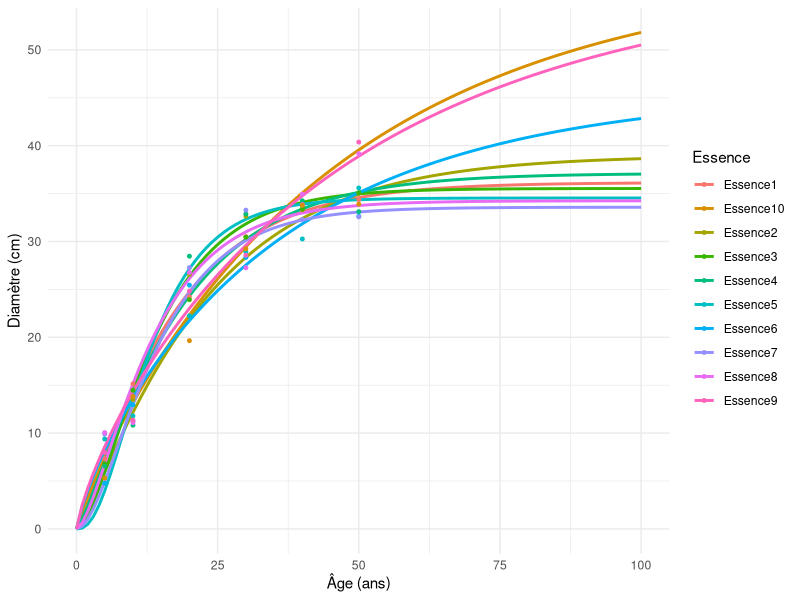
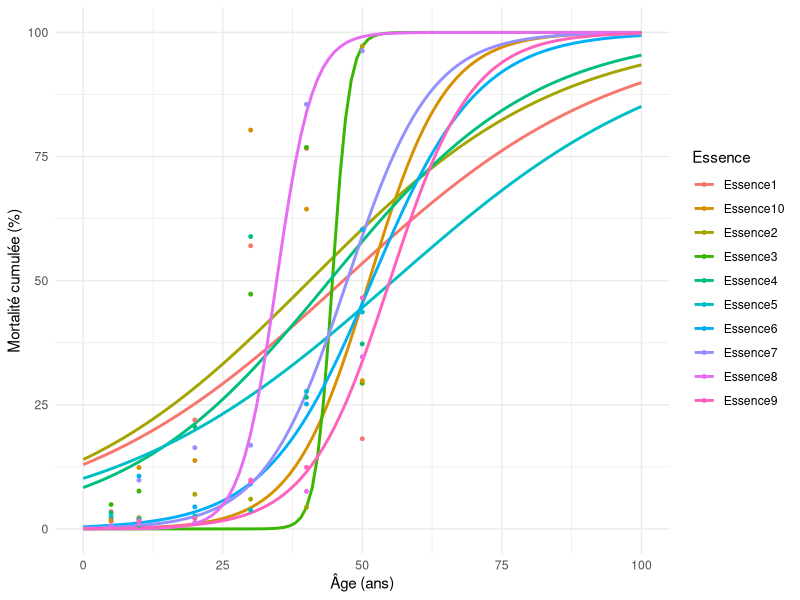
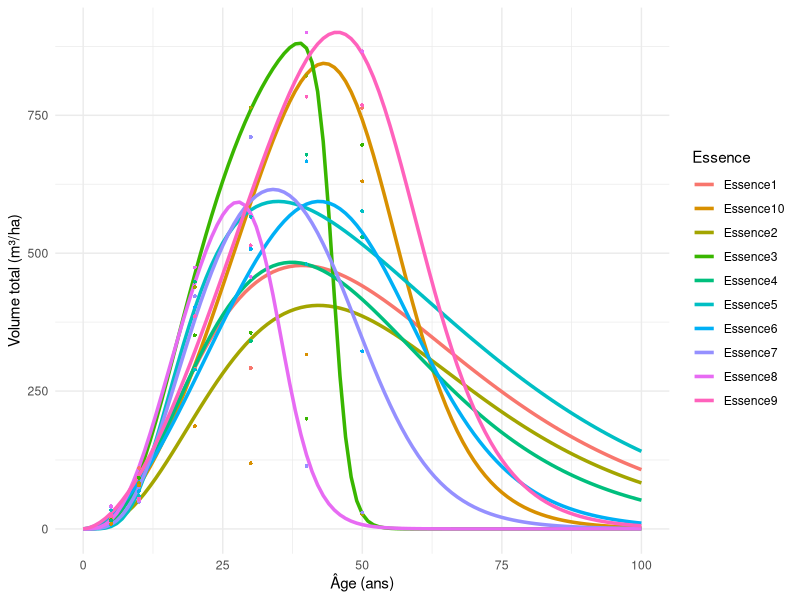

These figures' R source, in order:
## ---- chunk 1
#| label: DoNotModify
#| include: false
### Utilities. Do not modify.
# Installation of packpred if necessary
install_packpred <- function(packpred) {
  install_package <- function(package) {
    if (!package %in% installed.packages()[, 1]) {
      install.packages(package, repos = "https://cran.rstudio.com/")
    }
  }
  invisible(sapply(packpred, install_package))
}

# Basic packpred
install_packpred(c("bookdown", "formatR", "kableExtra", "ragg"))

# Chunk font size hook: allows size='small' or any valid Latex font size in chunk options
def.chunk.hook  <- knitr::knit_hooks$get("chunk")
knitr::knit_hooks$set(chunk = function(x, options) {
  x <- def.chunk.hook(x, options)
  ifelse(
    options$size != "normalsize", 
    paste0("\n \\", options$size,"\n\n", x, "\n\n \\normalsize"), 
    x
  )
})
## ---- chunk 2
#| label: Options
#| include: false
### Customized options for this document
# Add necessary packpred here
packpred <- c("tidyverse")
# Install them
install_packpred(packpred)

# knitr options
knitr::opts_chunk$set(
  cache =   FALSE,    # Cache chunk results
  include = TRUE,     # Show/Hide chunks
  echo =    TRUE,     # Show/Hide code
  warning = FALSE,    # Show/Hide warnings
  message = FALSE,    # Show/Hide messpred
  # Figure alignment and size
  fig.align = 'center', out.width = '80%',
  # Graphic devices (ragg_png is better than standard png)
  dev = c("ragg_png", "pdf"),
  # Code chunk format
  tidy = TRUE, tidy.opts = list(blank = FALSE, width.cutoff = 50),
  size = "scriptsize", knitr.graphics.auto_pdf = TRUE
  )
options(width = 50)

# ggplot style
library("tidyverse")
theme_set(theme_bw())
theme_update(
  panel.background = element_rect(fill = "transparent", colour = NA),
  plot.background = element_rect(fill = "transparent", colour = NA)
)
knitr::opts_chunk$set(dev.args = list(bg = "transparent"))

# Random seed
set.seed(973)
## ---- chunk 3
#| echo: false

# ---- Initialisation du Programme ----

library(tidyverse)
library(ggplot2)

set.seed(123)

# ---- Paramètres sylvicoles ----
densite_init <- 800
f <- 0.45
essences <- paste0("Essence", 1:10)
ages_obs <- c(5,10,20,30,40,50)
ages_pred <- 0:100

## ---- chunk 4
#| label: fig-diam
#| fig-cap: Modèles de croissance en diamètre avec données fictives (10 essences)
#| echo: false

# ---- Données fictives : diamètre ----
Obs_diam <- expand_grid(age = ages_obs, essence = essences) %>%
  mutate(
    A = runif(n(), 35, 42),
    k = runif(n(), 0.05, 0.07),
    m = runif(n(), 1.2, 1.4),
    diam = A * (1 - exp(-k * age))^m + rnorm(n(), 0, 0.8)
  )

# Modèles Chapman-Richards par essence
mods_diam <- Obs_diam %>%
  group_by(essence) %>%
  group_map(~ tryCatch(
    nls(diam ~ A*(1 - exp(-k*age))^m, data = .x, start = list(A=40,k=0.06,m=1.3)),
    error = function(e) NULL
  ))
names(mods_diam) <- essences

# Prédictions diamètre
pred_diam <- expand_grid(age = ages_pred, essence = essences) %>%
  group_by(essence) %>%
  mutate(diam = if (!is.null(mods_diam[[unique(essence)]]))
           predict(mods_diam[[unique(essence)]], newdata = data.frame(age=age))
         else NA)

# ---- Graphique : diamètre ----
ggplot() +
  geom_line(data = pred_diam, aes(x = age, y = diam, color = essence), linewidth = 1) +
  geom_point(data = Obs_diam, aes(x = age, y = diam, color = essence), size = 1) +
  theme_minimal() +
  labs(x = "Âge (ans)", y = "Diamètre (cm)", color = "Essence") +
  theme(plot.title = element_text(face = "bold", size = 14))


## ---- chunk 5
# ---- Données fictives : mortalité ----
Obs_mort <- expand_grid(age = ages_obs, essence = essences) %>%
  mutate(
    a = runif(n(), -6, -3),
    b = runif(n(), 0.05, 0.15),
    mort = 100 / (1 + exp(-(a + b*age)))
  ) %>%
  select(age, essence, mort)

# Modèles logistiques par essence
mods_mort <- Obs_mort %>%
  group_by(essence) %>%
  group_map(~ tryCatch({
    nls(mort ~ 100 / (1 + exp(-(a + b*age))),
        data = .x,
        start = list(a = -5, b = 0.1))
  }, error = function(e) NULL))
names(mods_mort) <- essences

# Prédictions mortalité
pred_mort <- expand_grid(age = ages_pred, essence = essences) %>%
  group_by(essence) %>%
  mutate(mort = if (!is.null(mods_mort[[unique(essence)]]))
           predict(mods_mort[[unique(essence)]], newdata = data.frame(age=age))
         else NA)

# ---- Graphique : mortalité ----
ggplot() +
  geom_line(data = pred_mort, aes(x = age, y = mort, color = essence), linewidth = 1) +
  geom_point(data = Obs_mort, aes(x = age, y = mort, color = essence), size = 1) +
  theme_minimal() +
  labs(x = "Âge (ans)", y = "Mortalité cumulée (%)", color = "Essence") +
  theme(plot.title = element_text(face = "bold", size = 14))

## ---- chunk 6

# ---- Fonction de volume ----
calc_volume <- function(diam){
  H <- 0.55 * diam + 9   # approximation générale
  V <- pi * (diam/200)^2 * H * f
  return(V)
}

# ---- Volume observations ----
vol_obs <- Obs_diam %>%
  left_join(Obs_mort, by = c("age","essence")) %>%
  mutate(
    V_ind = calc_volume(diam),
    N_surv = densite_init * (1 - mort/100),
    Vol_ha = N_surv * V_ind
  )

# ---- Volume prédictions ----
vol_pred <- pred_diam %>%
  left_join(pred_mort, by = c("age","essence")) %>%
  mutate(
    V_ind = calc_volume(diam),
    N_surv = densite_init * (1 - mort/100),
    Vol_ha = N_surv * V_ind
  )

# ---- Graphique : volume ----
ggplot() +
  geom_line(data = vol_pred, aes(x = age, y = Vol_ha, color = essence), linewidth = 1.2) +
  geom_point(data = vol_obs, aes(x = age, y = Vol_ha, color = essence), size = 1, shape = 16) +
  theme_minimal() +
  labs(x = "Âge (ans)", y = "Volume total (m³/ha)", color = "Essence") +
  theme(plot.title = element_text(face = "bold", size = 14))


